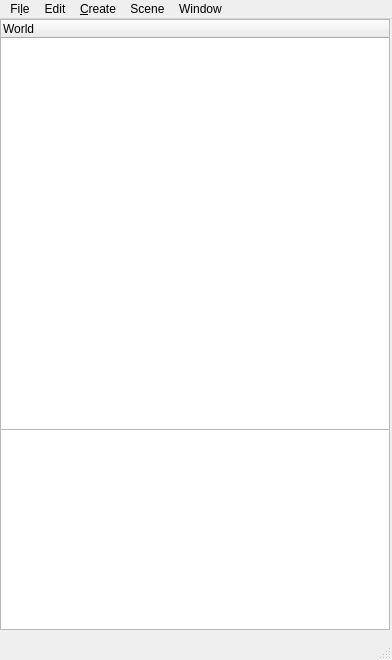
<?xml version="1.0" encoding="UTF-8"?>
<ui version="4.0">
 <class>EditWindow</class>
 <widget class="QMainWindow" name="EditWindow">
  <property name="geometry">
   <rect>
    <x>0</x>
    <y>0</y>
    <width>392</width>
    <height>660</height>
   </rect>
  </property>
  <property name="sizePolicy">
   <sizepolicy hsizetype="Expanding" vsizetype="Expanding">
    <horstretch>1</horstretch>
    <verstretch>1</verstretch>
   </sizepolicy>
  </property>
  <property name="minimumSize">
   <size>
    <width>250</width>
    <height>650</height>
   </size>
  </property>
  <property name="maximumSize">
   <size>
    <width>900</width>
    <height>16777215</height>
   </size>
  </property>
  <property name="windowTitle">
   <string>Editor</string>
  </property>
  <property name="toolTipDuration">
   <number>1</number>
  </property>
  <widget class="QWidget" name="centralwidget">
   <property name="sizePolicy">
    <sizepolicy hsizetype="Expanding" vsizetype="Expanding">
     <horstretch>0</horstretch>
     <verstretch>0</verstretch>
    </sizepolicy>
   </property>
   <widget class="ObjTreeWgt" name="objsList">
    <property name="geometry">
     <rect>
      <x>0</x>
      <y>0</y>
      <width>390</width>
      <height>411</height>
     </rect>
    </property>
    <property name="verticalScrollBarPolicy">
     <enum>Qt::ScrollBarAsNeeded</enum>
    </property>
    <property name="horizontalScrollBarPolicy">
     <enum>Qt::ScrollBarAlwaysOff</enum>
    </property>
    <property name="horizontalScrollMode">
     <enum>QAbstractItemView::ScrollPerItem</enum>
    </property>
    <column>
     <property name="text">
      <string>World</string>
     </property>
    </column>
   </widget>
   <widget class="QWidget" name="verticalLayoutWidget">
    <property name="geometry">
     <rect>
      <x>979</x>
      <y>0</y>
      <width>301</width>
      <height>331</height>
     </rect>
    </property>
    <layout class="QVBoxLayout" name="verticalLayout"/>
   </widget>
   <widget class="FileListWgt" name="fileList">
    <property name="geometry">
     <rect>
      <x>0</x>
      <y>410</y>
      <width>390</width>
      <height>201</height>
     </rect>
    </property>
   </widget>
  </widget>
  <widget class="QMenuBar" name="menubar">
   <property name="geometry">
    <rect>
     <x>0</x>
     <y>0</y>
     <width>392</width>
     <height>21</height>
    </rect>
   </property>
   <widget class="QMenu" name="menuFile">
    <property name="title">
     <string>Fi&amp;le</string>
    </property>
    <addaction name="actionOpen"/>
    <addaction name="actionSave"/>
    <addaction name="actionSave_As"/>
    <addaction name="actionRun"/>
    <addaction name="actionImport_Resource"/>
    <addaction name="separator"/>
    <addaction name="actionBuild"/>
    <addaction name="actionClose_project"/>
   </widget>
   <widget class="QMenu" name="menuEdit">
    <property name="title">
     <string>Edit</string>
    </property>
    <addaction name="actionUndo"/>
    <addaction name="actionRedo"/>
    <addaction name="actionCopy"/>
    <addaction name="actionPaste"/>
   </widget>
   <widget class="QMenu" name="menuCreate">
    <property name="title">
     <string>&amp;Create</string>
    </property>
    <addaction name="actionCreateScene"/>
    <addaction name="actionCreateMaterial"/>
    <addaction name="actionCreateScript"/>
    <addaction name="actionLocStringFile"/>
    <addaction name="actionCreateRenderTarget"/>
   </widget>
   <widget class="QMenu" name="menuObjects">
    <property name="title">
     <string>Scene</string>
    </property>
    <addaction name="actionNew_Object"/>
    <addaction name="actionNew_Cube"/>
    <addaction name="actionNew_Light"/>
    <addaction name="actionNew_Tile"/>
    <addaction name="actionNew_Terrain"/>
    <addaction name="actionNew_Audio_source"/>
    <addaction name="actionNew_Camera"/>
    <addaction name="actionNew_Particle_Emitter"/>
    <addaction name="separator"/>
    <addaction name="actionToggle_Cameras"/>
    <addaction name="actionRender_settings"/>
    <addaction name="actionPhysics_Settings"/>
   </widget>
   <widget class="QMenu" name="menuWindow">
    <property name="title">
     <string>Window</string>
    </property>
    <addaction name="actionInspectorWin"/>
    <addaction name="actionConsole_log"/>
   </widget>
   <addaction name="menuFile"/>
   <addaction name="menuEdit"/>
   <addaction name="menuCreate"/>
   <addaction name="menuObjects"/>
   <addaction name="menuWindow"/>
  </widget>
  <widget class="QStatusBar" name="statusbar"/>
  <action name="actionUndo">
   <property name="text">
    <string>&amp;Undo</string>
   </property>
  </action>
  <action name="actionRedo">
   <property name="text">
    <string>&amp;Redo</string>
   </property>
  </action>
  <action name="actionCreateScene">
   <property name="text">
    <string>&amp;Scene</string>
   </property>
  </action>
  <action name="actionSave">
   <property name="text">
    <string>&amp;Save</string>
   </property>
  </action>
  <action name="actionSave_As">
   <property name="text">
    <string>Sa&amp;ve As</string>
   </property>
  </action>
  <action name="actionNew_Object">
   <property name="text">
    <string>&amp;New Object</string>
   </property>
  </action>
  <action name="actionOpen">
   <property name="text">
    <string>&amp;Open</string>
   </property>
  </action>
  <action name="actionClose_project">
   <property name="text">
    <string>Close project</string>
   </property>
  </action>
  <action name="actionRun">
   <property name="text">
    <string>Run</string>
   </property>
  </action>
  <action name="actionBuild">
   <property name="text">
    <string>Build</string>
   </property>
  </action>
  <action name="actionToggle_Cameras">
   <property name="text">
    <string>Toggle Cameras</string>
   </property>
  </action>
  <action name="actionNew_Cube">
   <property name="text">
    <string>New Cube</string>
   </property>
  </action>
  <action name="actionNew_Light">
   <property name="text">
    <string>New Light</string>
   </property>
  </action>
  <action name="actionNew_Tile">
   <property name="text">
    <string>New Tile</string>
   </property>
  </action>
  <action name="actionCreateMaterial">
   <property name="text">
    <string>Material</string>
   </property>
  </action>
  <action name="actionCreateScript">
   <property name="text">
    <string>Script</string>
   </property>
  </action>
  <action name="actionRender_settings">
   <property name="text">
    <string>Render settings</string>
   </property>
  </action>
  <action name="actionCopy">
   <property name="text">
    <string>Copy</string>
   </property>
  </action>
  <action name="actionPaste">
   <property name="text">
    <string>Paste</string>
   </property>
  </action>
  <action name="actionNew_Terrain">
   <property name="text">
    <string>New Terrain</string>
   </property>
  </action>
  <action name="actionPhysics_Settings">
   <property name="text">
    <string>Physics Settings</string>
   </property>
  </action>
  <action name="actionImport_Resource">
   <property name="text">
    <string>Import Resource</string>
   </property>
  </action>
  <action name="actionLocStringFile">
   <property name="text">
    <string>Localized String File</string>
   </property>
  </action>
  <action name="actionInspectorWin">
   <property name="text">
    <string>Inspector</string>
   </property>
  </action>
  <action name="actionConsole_log">
   <property name="text">
    <string>Console log</string>
   </property>
  </action>
  <action name="actionNew_Audio_source">
   <property name="text">
    <string>New Audio source</string>
   </property>
  </action>
  <action name="actionNew_Camera">
   <property name="text">
    <string>New Camera</string>
   </property>
  </action>
  <action name="actionCreateRenderTarget">
   <property name="text">
    <string>Render Target</string>
   </property>
  </action>
  <action name="actionNew_Particle_Emitter">
   <property name="text">
    <string>New Particle Emitter</string>
   </property>
  </action>
 </widget>
 <customwidgets>
  <customwidget>
   <class>ObjTreeWgt</class>
   <extends>QTreeWidget</extends>
   <header>../../../../../../code/ProjEd/headers/ProjectEdit.h</header>
  </customwidget>
  <customwidget>
   <class>FileListWgt</class>
   <extends>QListWidget</extends>
   <header>../../../../../../code/ProjEd/headers/ProjectEdit.h</header>
  </customwidget>
 </customwidgets>
 <resources/>
 <connections/>
</ui>
